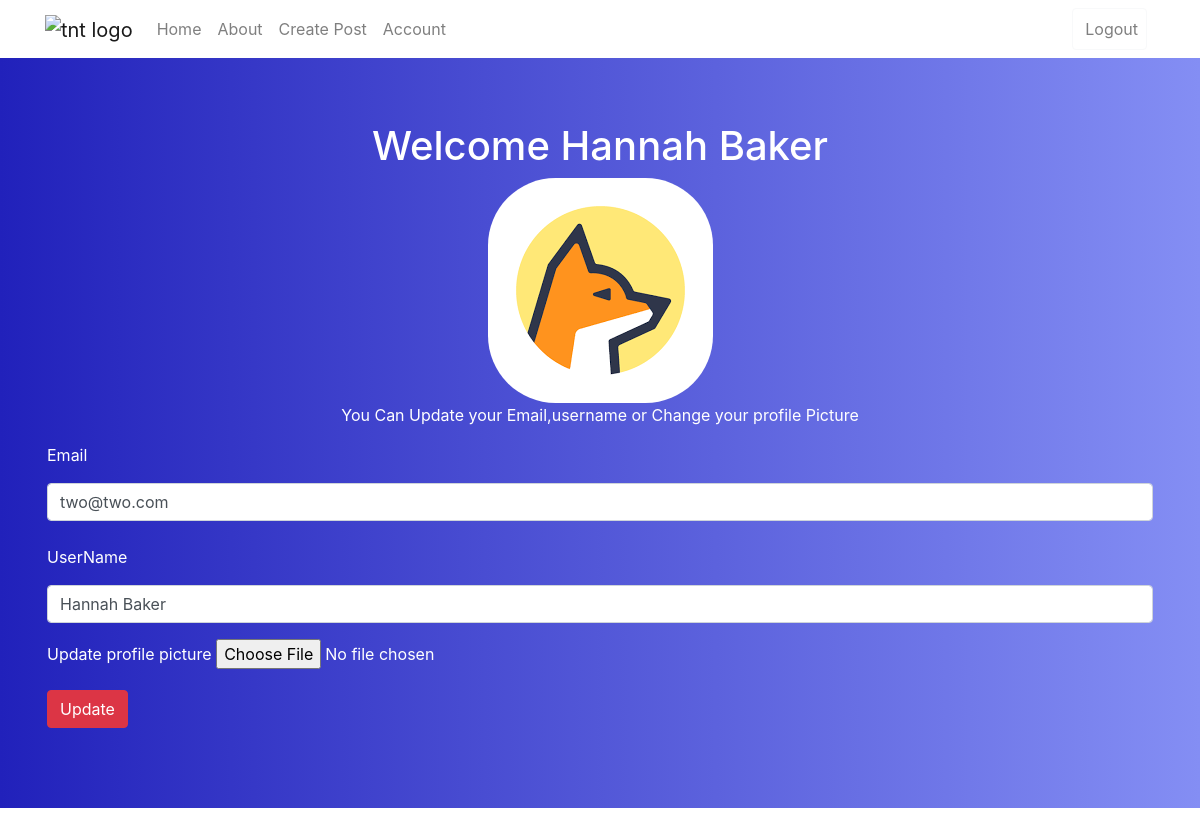
/account (signed in), run on the app's committed database.
### tntblog/models.py (models this page shows, shortened)
class User(db.Model,UserMixin):
    __tablename__ = 'users'
    id = db.Column(db.Integer,primary_key=True)
    profile_image = db.Column(db.String(64),nullable=False,default='default_profile.png')
    email = db.Column(db.String(64),unique=True,index=True)
    username = db.Column(db.String(64),unique=True,index=True)
    password_hash = db.Column(db.String(128))
    posts = db.relationship('BlogPost',backref='author',lazy=True)

### tntblog/users/views.py (the view)
@users.route('/account',methods=['GET','POST'])
@login_required
def account():
    form = UpdateUserForm()
    if form.validate_on_submit():
        if form.picture.data:
            username = current_user.username
            pic = add_profile_pic(form.picture.data,username)
            current_user.profile_image = pic
        current_user.username = form.username.data
        current_user.email = form.email.data
        db.session.commit()
        flash('User account updated!')
        return redirect(url_for('users.account'))
    elif request.method == 'GET':
        form.username.data = current_user.username
        form.email.data = current_user.email
    profile_image = url_for('static',filename='profile_pic/' + current_user.profile_image)
    return render_template('account.html',form=form,profile_image=profile_image)

### tntblog/users/forms.py (shortened to what this page needs)
class UpdateUserForm(FlaskForm):
    email = StringField('Email',validators=[DataRequired(),Email()])
    username = StringField('UserName',validators=[DataRequired()])
    picture = FileField('Update profile picture',validators=[FileAllowed(['jpg','png'])])
    submit = SubmitField('Update')

### tntblog/models.py (called while the page is built)
@login_manager.user_loader
def load_user(user_id):
    return User.query.get(user_id)

### tntblog/templates/account.html (shortened to what this page needs)
{% extends 'base.html' %}
{% block content %}
    <div class="jumbotron" style="border-radius: 0%;background: rgb(99,99,101);
    background: linear-gradient(90deg, rgba(99,99,101,1) 0%, rgba(30,232,233,1) 0%, rgba(18,77,249,1) 0%, rgba(2,0,36,1) 0%, rgba(9,16,125,1) 0%, rgba(33,33,187,1) 0%, rgba(132,142,244,1) 100%);color: white;">
        <div align='center'>
            <h1>Welcome  {{current_user.username}}</h1>
            <img align='center' src="{{url_for('static',filename='profile_pics/'+current_user.profile_image)}}" style="border-radius: 30%;">
        </div>
    <div class="container">
        <p  class="text-center">You Can Update your Email,username or Change your profile Picture </p>
        <form method="post" action="" enctype="multipart/form-data">
            <div class="form-group">
                {{form.email.label(class="form-group")}}
                {{form.email(class="form-control mb-4")}}
            </div>
            <div class="form-group">
                {{form.username.label(class="form-group")}}
                {{form.username(class="form-control")}}
            </div>
            <div class="form-group">
                {{form.picture.label()}}
                {{form.picture()}}
            </div>
            <div class="form-group">
                {{form.submit(class="btn btn-danger")}}
            </div>
        </form>
        </div>
    </div>
{% endblock  %}

### data on the page
User: username "Hannah Baker", profile_image (placeholder picture), email "two@two.com"
